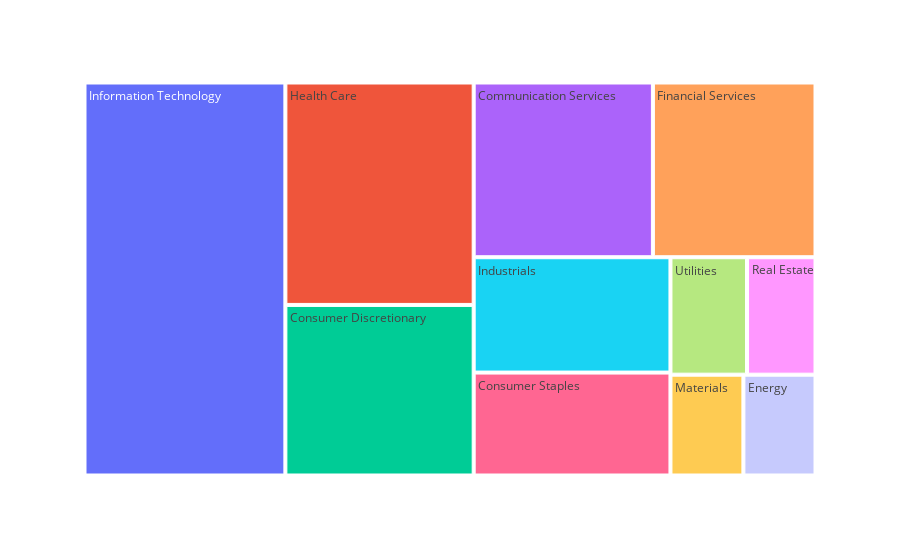

The notebook cell saved with this chart:
### Code cell
# A tree map for different sectors with their relative change since COVID19
# line graphs with actual trend for the indices

fig = px.treemap(percent, 
                 path=['Sector'], 
                 values='Percent'
                 #color='NA_Sales'
                )
fig.show()

### Figure 1 — Plotly figure (JSON) as saved in the notebook; plotly's stock layout.template omitted (floating-point values rounded to 4 significant figures)
{"data": [{"branchvalues": "total", "domain": {"x": [0, 1], "y": [0, 1]}, "hoverlabel": {"namelength": 0}, "hovertemplate": "labels=%{label}<br>Percent=%{value}<br>parent=%{parent}<br>id=%{id}", "ids": ["Communication Services", "Consumer Discretionary", "Consumer Staples", "Energy", "Financial Services", "Health Care", "Industrials", "Information Technology", "Materials", "Real Estate", "Utilities"], "labels": ["Communication Services", "Consumer Discretionary", "Consumer Staples", "Energy", "Financial Services", "Health Care", "Industrials", "Information Technology", "Materials", "Real Estate", "Utilities"], "name": "", "parents": ["", "", "", "", "", "", "", "", "", "", ""], "type": "treemap", "values": [0.109, 0.1118, 0.0705, 0.0253, 0.0989, 0.1458, 0.079, 0.2748, 0.0256, 0.028, 0.0313]}], "layout": {"legend": {"tracegroupgap": 0}, "margin": {"t": 60}}}
